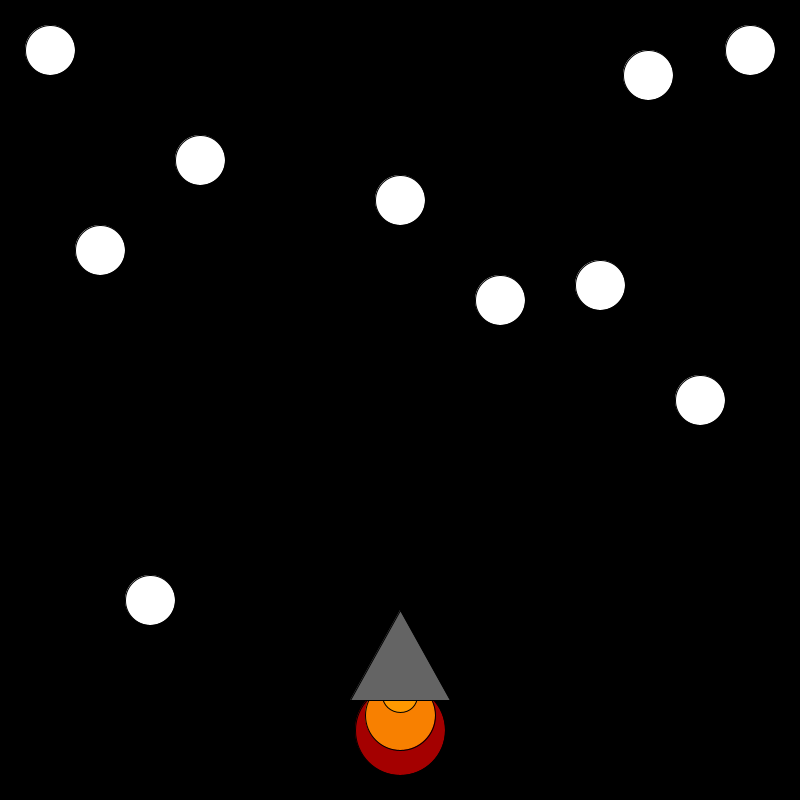
Frame 1 (no input)
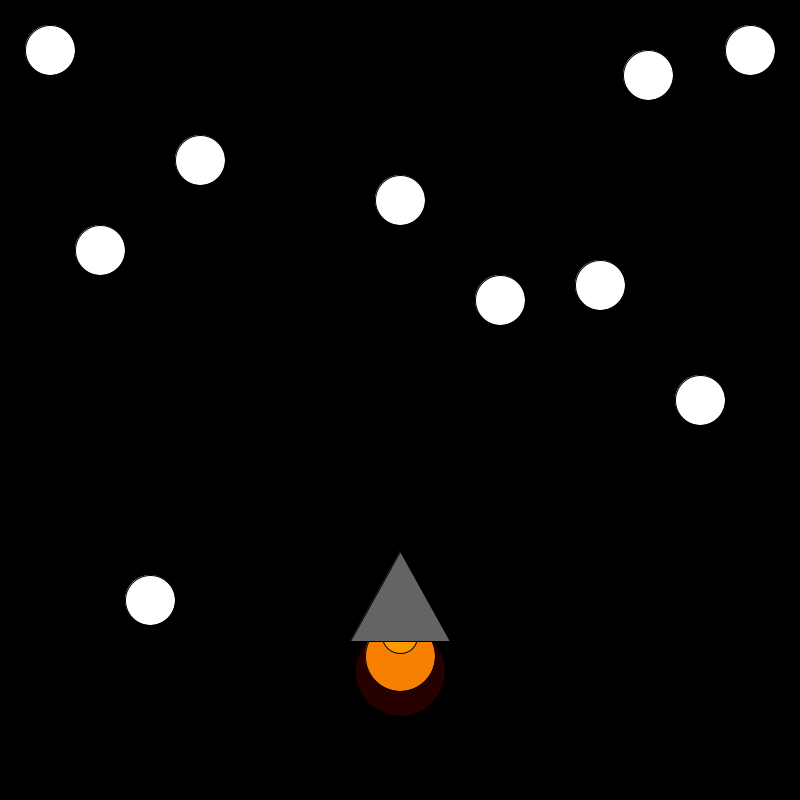
Frame 60 (the mouse pressed at the canvas centre just before this capture)
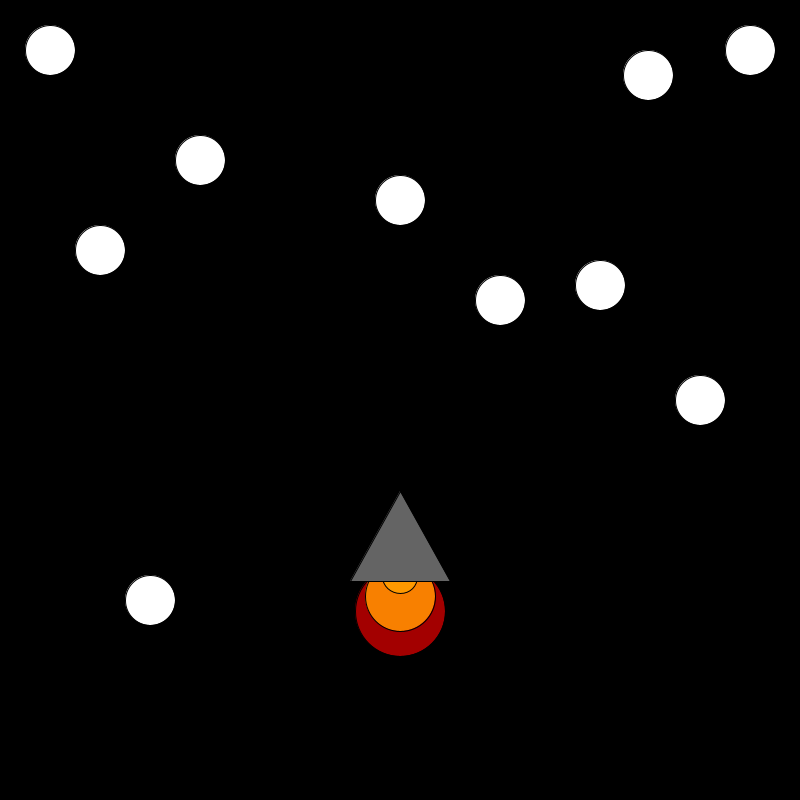
Frame 120 (the mouse held since frame 60 and released just before this capture)

The Processing sketch that drew these frames (run headless with seeded random() and noise(); from frame 60 on, the mouse is pressed at the canvas centre):

// Processing sketch: rocket
// ── rocket.pde
int rocketX = 400;
int rocketY = 600;

void setup() {
  background(0, 0, 40);
  size(800, 800);
}

void draw() {
  background(0, 0, 0);
  fill(255, 255, 255);
  // 1. ▼ Write code BELOW this line to make stars ▼ 
  //    Example:
  //     circle(50, 50, 50);
circle(50, 50, 50);
circle(200, 160, 50);
circle(500, 300, 50);
  circle(400, 200, 50);
circle(600, 285, 50);
circle(150, 600, 50);
circle(700, 400, 50);
circle(750, 50, 50);
circle(648, 75, 50);
circle(100, 250, 50);
 
  fill(random(255), 0, 0);
  circle(rocketX, rocketY + 130, 90);
  fill(248, 128, 0);
  circle(rocketX, rocketY + 115, 70);
  fill(255, 153, 0);
  circle(rocketX, rocketY + 95, 35);
  fill(100, 100, 100);
  triangle(rocketX, rocketY + 10, rocketX + 50, rocketY + 100, rocketX - 50, rocketY + 100);
  // 2. ▼ Write code BELOW this line to make the rocket blast off ▼ 
  rocketY=rocketY-1;
  
    
 


  

}
